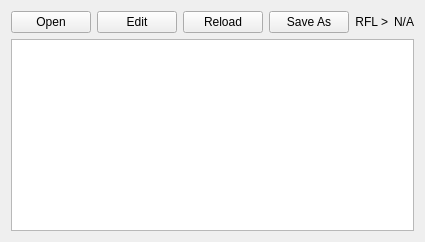
      <widget class="QWidget" name="tab">
       <attribute name="title">
        <string>File</string>
       </attribute>
       <layout class="QGridLayout" name="gridLayout_6">
        <item row="0" column="1">
         <widget class="QPushButton" name="edit_pb">
          <property name="text">
           <string>Edit</string>
          </property>
         </widget>
        </item>
        <item row="0" column="0">
         <widget class="QPushButton" name="open_pb">
          <property name="text">
           <string>Open</string>
          </property>
         </widget>
        </item>
        <item row="0" column="3">
         <widget class="QPushButton" name="save_as_pb">
          <property name="text">
           <string>Save As</string>
          </property>
         </widget>
        </item>
        <item row="1" column="0" colspan="6">
         <widget class="QPlainTextEdit" name="gcode_pte">
          <property name="font">
           <font>
            <family>Latin Modern Mono</family>
            <pointsize>14</pointsize>
            <weight>75</weight>
            <bold>true</bold>
           </font>
          </property>
         </widget>
        </item>
        <item row="0" column="2">
         <widget class="QPushButton" name="reload_pb">
          <property name="text">
           <string>Reload</string>
          </property>
         </widget>
        </item>
        <item row="0" column="5">
         <widget class="QLabel" name="start_line_lb">
          <property name="text">
           <string>N/A</string>
          </property>
          <property name="alignment">
           <set>Qt::AlignRight|Qt::AlignTrailing|Qt::AlignVCenter</set>
          </property>
         </widget>
        </item>
        <item row="0" column="4">
         <widget class="QLabel" name="label_46">
          <property name="text">
           <string>RFL &gt;</string>
          </property>
          <property name="alignment">
           <set>Qt::AlignRight|Qt::AlignTrailing|Qt::AlignVCenter</set>
          </property>
         </widget>
        </item>
       </layout>
      </widget>
